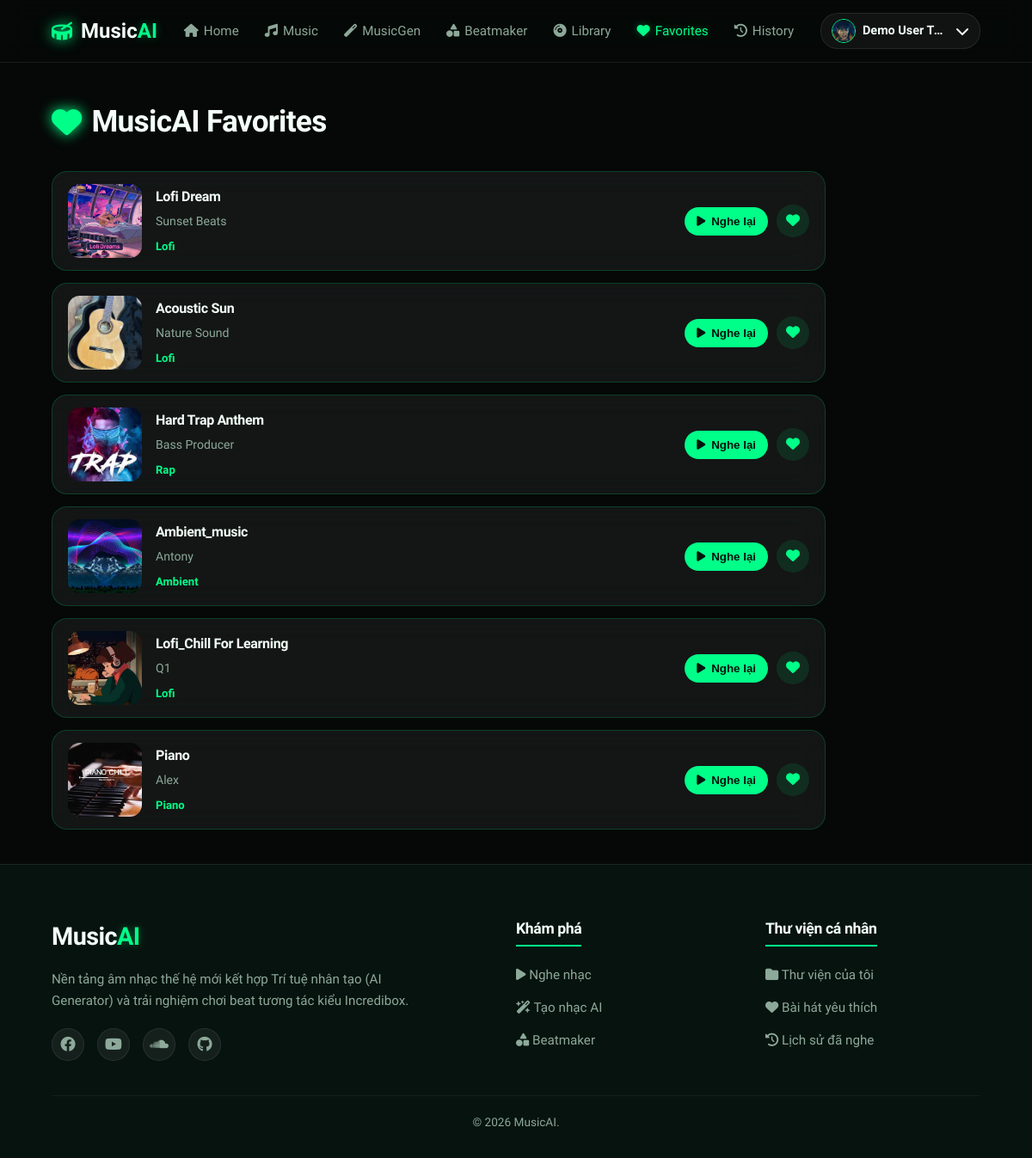
Page /favorites.php (signed in) on the committed database.
### tables this page shows
CREATE TABLE `songs` (
  `id` int(11) NOT NULL,
  `title` varchar(150) NOT NULL COMMENT 'Tiêu đề bài hát',
  `artist` varchar(100) NOT NULL COMMENT 'Tên ca sĩ / nhóm nhạc',
  `genre` varchar(50) NOT NULL COMMENT 'Thể loại âm nhạc',
  `audio_file` varchar(255) NOT NULL COMMENT 'Đường dẫn tệp tin âm nhạc (.mp3)',
  `thumbnail` varchar(255) DEFAULT NULL COMMENT 'Đường dẫn ảnh bìa bài hát',
  `plays` int(11) DEFAULT 0 COMMENT 'Tổng số lượt phát nhạc',
  `created_at` timestamp NOT NULL DEFAULT current_timestamp()
);

### config/config.php (called while the page is built, shortened)
<?php
function url($path = '') {
    return BASE_URL . ltrim($path, '/');
}
function sanitize($data) {
    return htmlspecialchars(strip_tags(trim($data)), ENT_QUOTES, 'UTF-8');
}

### favorites.php (the view, shortened to what this page needs)
<?php
require_once __DIR__ . '/includes/header.php';
require_once __DIR__ . '/includes/navbar.php';
$user_id = $_SESSION['user']['id'];
$fav_songs = [];
if ($db_connected && $conn) {
    try {
        $stmt = $conn->prepare("SELECT s.* FROM songs s JOIN favorites f ON s.id = f.song_id WHERE f.user_id = ? ORDER BY f.id DESC");
        $stmt->execute([$user_id]);
        $fav_songs = $stmt->fetchAll();
    } catch (PDOException $e) {
        $fav_songs = $fallback_songs;
    }
} else {
    $fav_songs = $fallback_songs;
}
?>
<div class="container favorites-page-container">
    <h2 class="section-title"><i class="fa-solid fa-heart"></i> MusicAI Favorites</h2>
    <?php if (empty($fav_songs)): ?>
        <div class="glass-card empty-favorites">
            <i class="fa-solid fa-heart-crack"></i>
            <h3>Danh sách yêu thích trống</h3>
            <p>Hãy khám phá kho nhạc và nhấn nút tim để lưu lại những tác phẩm bạn yêu thích.</p>
            <a href="<?php echo url('music.php'); ?>" class="btn btn-primary" style="margin-top: 15px;">Nghe nhạc ngay</a>
        </div>
    <?php else: ?>
        <div class="favorites-list">
            <?php
                $playlist_data = [];
                foreach ($fav_songs as $s) {
                    $cover_src = 'assets/images/default_song.jpg';
                    if (!empty($s['thumbnail'])) {
                        $cover_src = (strpos($s['thumbnail'], 'assets/') === 0 || strpos($s['thumbnail'], 'storage/') === 0)
                            ? $s['thumbnail']
                            : 'storage/thumbnails/' . $s['thumbnail'];
                    }
                    $playlist_data[] = [
                        'id' => $s['id'],
                        'title' => $s['title'],
                        'artist' => $s['artist'],
                        'audio_file' => $s['audio_file'],
                        'thumbnail' => $cover_src
                    ];
                }
                $playlist_json = json_encode($playlist_data, JSON_UNESCAPED_UNICODE);
            ?>
            <?php foreach ($fav_songs as $song): ?>
                <?php
                    $cover_src = 'assets/images/default_song.jpg';
                    if (!empty($song['thumbnail'])) {
                        $cover_src = (strpos($song['thumbnail'], 'assets/') === 0 || strpos($song['thumbnail'], 'storage/') === 0)
                            ? $song['thumbnail']
                            : 'storage/thumbnails/' . $song['thumbnail'];
                    }
                    $song_data = [
                        'id' => $song['id'],
                        'title' => $song['title'],
                        'artist' => $song['artist'],
                        'audio_file' => $song['audio_file'],
                        'thumbnail' => $cover_src,
                        'is_favorite' => true
                    ];
                    $song_json = json_encode($song_data, JSON_UNESCAPED_UNICODE);
                ?>
               <div class="glass-card favorite-row">
    <img
        src="<?php echo url($cover_src); ?>"
        alt="<?php echo sanitize($song['title']); ?>"
        class="favorite-cover"
    >
    <div class="favorite-info">
        <h4><?php echo sanitize($song['title']); ?></h4>
        <p><?php echo sanitize($song['artist']); ?></p>
        <span><?php echo sanitize($song['genre']); ?></span>
    </div>
    <div class="favorite-actions">
        <button
            class="favorite-play-btn"
            onclick='playTrackOnPlayer(<?php echo htmlspecialchars($song_json, ENT_QUOTES, 'UTF-8'); ?>, <?php echo htmlspecialchars($playlist_json, ENT_QUOTES, 'UTF-8'); ?>)'
            title="Nghe lại"
        >
            <i class="fa-solid fa-play"></i>
            Nghe lại
        </button>
        <button
            class="song-fav-btn active favorite-remove-btn"
            data-song-id="<?php echo $song['id']; ?>"
            onclick="toggleFavFromPage(<?php echo $song['id']; ?>, this)"
            title="Bỏ yêu thích"
        >
            <i class="fa-solid fa-heart"></i>
        </button>
    </div>
</div>
            <?php endforeach; ?>
        </div>
    <?php endif; ?>
</div>
<?php require_once __DIR__ . '/includes/footer.php'; ?>

### assets/css/style.css (style rules this page uses)
:root { --bg-main: #050807; --bg-soft: #07130f; --bg-card: rgba(255, 255, 255, 0.06); --bg-card-hover: rgba(255, 255, 255, 0.1); --green-main: #00ff88; --green-hover: #00dd77; --green-dark: #0d3b2e; --green-glow: rgba(0, 255, 136, 0.35); --text-main: #f4fff9; --text-muted: #8da99a; --border-green: rgba(0, 255, 136, 0.18); --border-light: rgba(255, 255, 255, 0.08); --font-heading: 'Be Vietnam Pro', sans-serif; --font-body: 'Be Vietnam Pro', sans-serif; --transition-fast: 0.2s ease; --transition-normal: 0.3s ease; --transition-slow: 0.5s ease; }
* { margin: 0; padding: 0; box-sizing: border-box; }
body { background-color: var(--bg-main); color: var(--text-main); font-family: var(--font-body); line-height: 1.6; overflow-x: hidden; }
h1, h2, h3, h4, h5, h6 { font-family: var(--font-heading); font-weight: 700; letter-spacing: -0.02em; color: var(--text-main); }
.glass-card { background: var(--bg-card); backdrop-filter: blur(16px); -webkit-backdrop-filter: blur(16px); border: 1px solid var(--border-green); border-radius: 20px; padding: 24px; transition: all var(--transition-normal); }
.container { width: 90%; max-width: 1400px; margin: 0 auto; padding: 40px 0; }
.section-title { font-family: 'Be Vietnam Pro', sans-serif; font-size: 2.2rem; font-weight: 800; margin-bottom: 30px; display: flex; align-items: center; gap: 12px; }
.section-title i { color: var(--green-main); filter: drop-shadow(0 0 8px var(--green-main)); }
.favorites-page-container .favorites-list { display: flex !important; flex-direction: column !important; gap: 14px !important; width: 100% !important; max-width: 900px !important; margin-top: 24px !important; }
.favorites-page-container .favorite-row { display: flex !important; flex-direction: row !important; align-items: center !important; gap: 16px !important; width: 100% !important; min-height: 110px !important; padding: 14px 18px !important; border-radius: 18px !important; transform: none !important; }
.favorites-page-container img.favorite-cover { width: 86px !important; height: 86px !important; min-width: 86px !important; max-width: 86px !important; flex: 0 0 86px !important; object-fit: cover !important; object-position: center !important; border-radius: 14px !important; display: block !important; }
.favorites-page-container .favorite-info { flex: 1 !important; min-width: 0 !important; }
.favorites-page-container .favorite-info h4 { margin: 0 0 4px !important; font-size: 1rem !important; color: var(--text-main) !important; white-space: nowrap !important; overflow: hidden !important; text-overflow: ellipsis !important; }
.favorites-page-container .favorite-info p { margin: 0 0 4px !important; font-size: 0.88rem !important; color: var(--text-muted) !important; }
.favorites-page-container .favorite-info span { font-size: 0.82rem !important; color: var(--green-main) !important; font-weight: 600 !important; }
.favorites-page-container .favorite-actions { display: flex !important; align-items: center !important; gap: 10px !important; }
.favorites-page-container .favorite-play-btn { border: none !important; border-radius: 999px !important; padding: 9px 14px !important; background: var(--green-main) !important; color: #00150c !important; font-weight: 700 !important; cursor: pointer !important; display: inline-flex !important; align-items: center !important; gap: 7px !important; white-space: nowrap !important; }
.favorites-page-container .favorite-remove-btn { width: 38px !important; height: 38px !important; min-width: 38px !important; border: none !important; border-radius: 50% !important; background: rgba(0, 255, 136, 0.1) !important; color: var(--green-main) !important; cursor: pointer !important; font-size: 1rem !important; }

### rows in the picture
songs: thumbnail (picture), title "Lofi Dream", artist "Sunset Beats", genre "Lofi"
songs: thumbnail (picture), title "Acoustic Sun", artist "Nature Sound", genre "Lofi"
songs: thumbnail (picture), title "Hard Trap Anthem", artist "Bass Producer", genre "Rap"
songs: thumbnail (picture), title "Ambient_music", artist "Antony", genre "Ambient"
songs: thumbnail (picture), title "Lofi_Chill For Learning", artist "Q1", genre "Lofi"
songs: thumbnail (picture), title "Piano", artist "Alex", genre "Piano"

### other values in the picture
$_SESSION['user']['name'] "Demo User T…"
